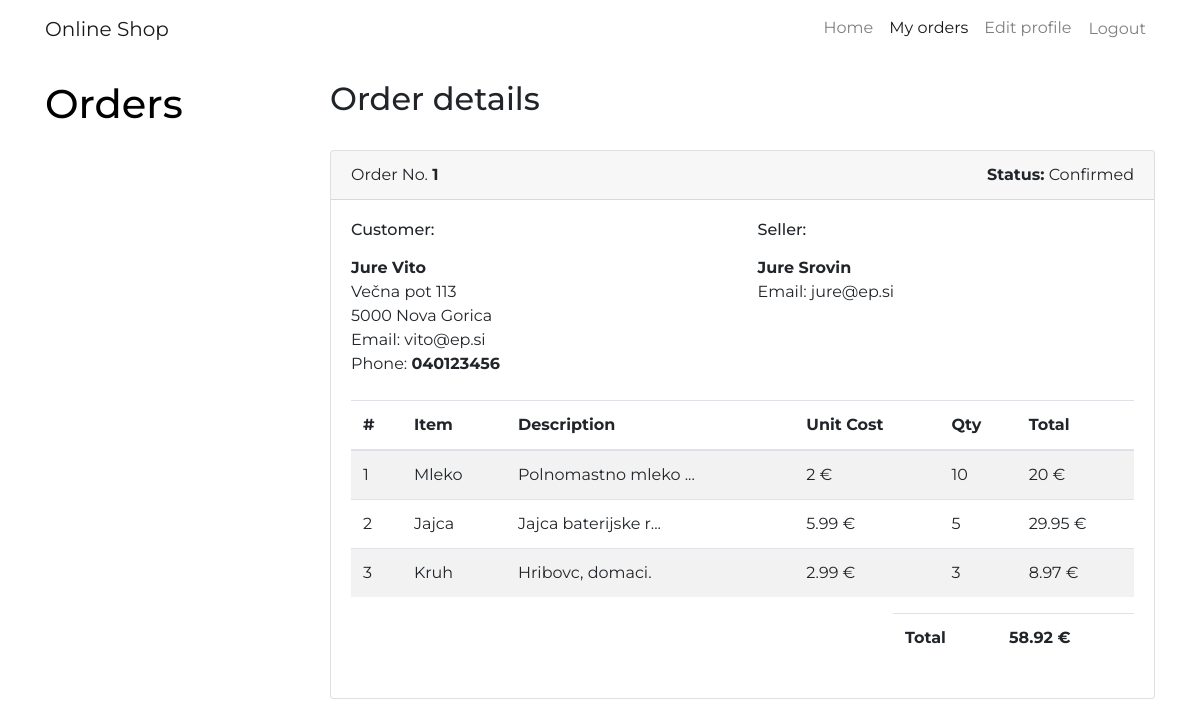
Before: /orders/1 (signed in) with the older database file.
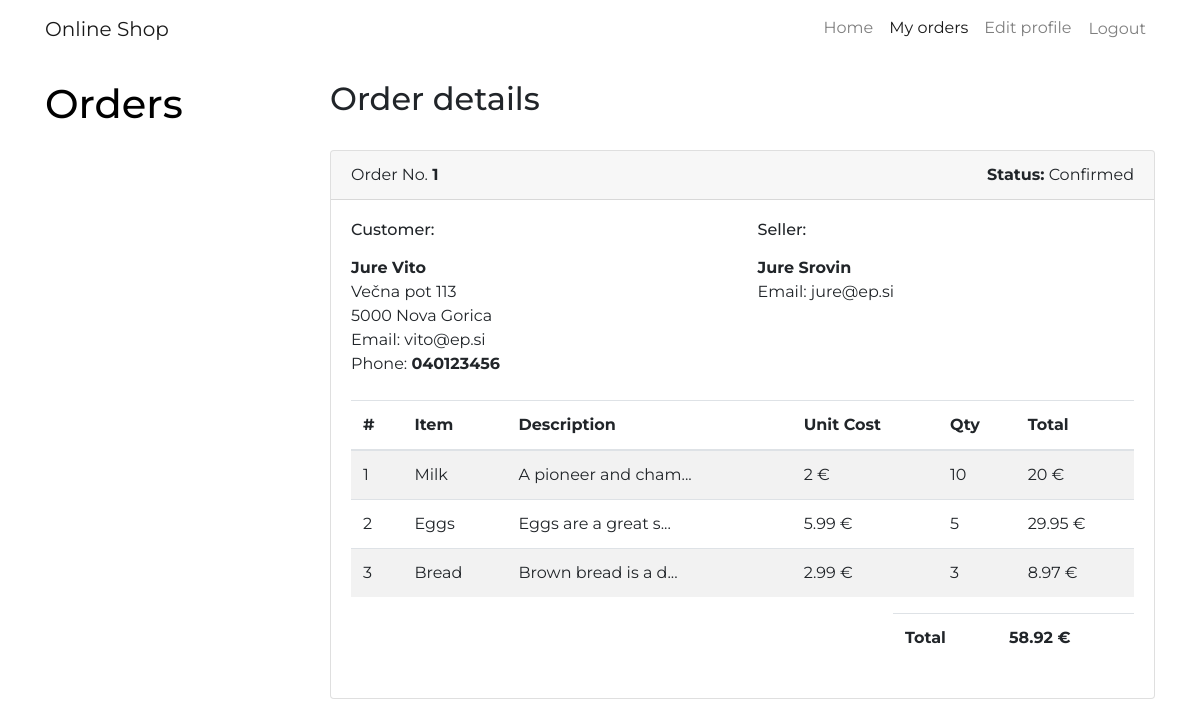
After: the same page with the newer database file.
### tables this page shows
CREATE TABLE `user` (
  `id` int(11) NOT NULL AUTO_INCREMENT,
  `name` varchar(100) NOT NULL,
  `lastName` varchar(100) NOT NULL,
  `email` varchar(255) NOT NULL,
  `password` varchar(255) NOT NULL,
  `type` smallint NOT NULL default 2,
  `address` varchar(255),
  `zipcode_id` int(11),
  `phone` varchar(100),
  `activated` boolean NOT NULL default 0,
  PRIMARY KEY (`id`),
  CONSTRAINT `FK_zipcode_id` FOREIGN KEY (`zipcode_id`) REFERENCES `post_office`(`id`)
);

CREATE TABLE `post_office` (
  `id` int(11) NOT NULL AUTO_INCREMENT,
  `zipcode` varchar(45) NOT NULL,
  PRIMARY KEY (`id`)
);

CREATE TABLE `order_product` (
  `id_order` int(11) NOT NULL,
  `id_product` int(11) NOT NULL,
  `amount` int(11) NOT NULL,
  PRIMARY KEY (`id_product`, `id_order`),
  CONSTRAINT `FK_oa_order` FOREIGN KEY(`id_order`) REFERENCES `shop_order`(`id`)
    ON DELETE CASCADE
    ON UPDATE NO ACTION
);

CREATE TABLE `product` (
  `id` int(11) NOT NULL AUTO_INCREMENT,
  `title` varchar(255) NOT NULL,
  `description` text NOT NULL,
  `price` float NOT NULL,
  `activated` boolean NOT NULL,
  PRIMARY KEY (`id`)
);

### app_server/views/order-detail.php (the view, shortened to what the rows shown need)
<?php if($_SESSION["type"] != 0 ) { ?>
   <!DOCTYPE html>
   <html>
       <head>
           <link rel="stylesheet" href="https://use.fontawesome.com/releases/v5.6.3/css/all.css">
           <link rel ="stylesheet" type="text/css" href="<?= CSS_URL . "shop-homepage.css" ?>">
           <link rel ="stylesheet" type="text/css" href="<?= CSS_URL . "bootstrap4-retro.min.css" ?>">
       <head>
       <body>
           <nav class="navbar navbar-expand-sm navbar-light fixed-top" style="background-color: #ffffff;">
             <div class="container">
               <a class="navbar-brand" href="<?= BASE_URL . "products" ?>">Online Shop</a>
               <div class="collapse navbar-collapse" id="navbarResponsive">
                <ul class="navbar-nav ml-auto">
                   <li class="nav-item">
                     <a class="nav-link" href="<?= BASE_URL . "products" ?>">Home
                     </a>
                   </li>
                   <?php if(!isset($_SESSION["loggedin"])) { ?>
                       <li class="nav-item">
                         <a class="nav-link" href="<?= BASE_URL . "registration" ?>">Register</a>
                       </li>
                       <li class="nav-item">
                         <a class="nav-link" href="<?= BASE_URL . "login" ?>">Login</a>
                       </li>
                       <li class="nav-item">
                         <a class="nav-link" href="<?= BASE_URL . "certificate" ?>">Admins/Sellers</a>
                       </li>
                   <?php } else {
                       if($_SESSION["type"] == 1) { ?>
                           <li class="nav-item">
                              <a class="nav-link" href="<?= BASE_URL . "products/add" ?>">Add products</a>
                           </li>
                           <li class="nav-item">
                              <a class="nav-link" href="<?= BASE_URL . "users" ?>">Customers</a>
                           </li>
                           <li class="nav-item">
                              <a class="nav-link active" href="<?= BASE_URL . "orders" ?>">Orders</a>
                           </li>
                       <?php } else if ($_SESSION["type"] == 0) { ?>
                           <li class="nav-item">
                              <a class="nav-link" href="<?= BASE_URL . "users" ?>">Sellers</a>
                           </li>
                        <?php } else if ($_SESSION["type"] == 2 ){ ?>
                           <li class="nav-item">
                              <a class="nav-link active" href="<?= BASE_URL . "orders" ?>">My orders</a>
                           </li>
                        <?php } ?>
                           <li class="nav-item">
                              <a class="nav-link" href="<?= BASE_URL . "profile/" . $_SESSION["id"] ?>">Edit profile</a>
                           </li>
                           <li class="nav-item">
                              <a class="nav-link btn btn-logout" href="<?= BASE_URL . "logout" ?>">Logout</a>
                           </li>
                   <?php } ?>
                </ul>
               </div>
             </div>
           </nav>
           <div class="container">
             <div class="row">
               <div class="col-lg-3">
                  <?php if ($_SESSION["type"] != 0) { ?>
                     <a href="<?= BASE_URL . "orders/" ?>" style="color: black;">
                        <h1 class="my-4">Orders</h1>
                     </a>
                 <?php } ?>
               </div>
               <?php
                   $customer = UsersController::getUserDetails($id_user);
                   if ($id_seller != 0) {
                       $seller = UsersController::getUserDetails($id_seller);
                   }
                   $post = PostController::get($customer["zipcode_id"]);
                   $order_products = OrderProductsController::getOrderProductsById($id);
               ?>
               <div class="col-lg-9">
                  <div class="wrapper">
                     <br>
                       <h2>Order details</h2>
                     <br>
                       <div class="card">
                     <div class="card-header">
                     Order No.
                     <strong><?= $id ?></strong>
                       <span class="float-right"> <strong>Status:</strong>
                          <?php if ($status == 0) { ?> Confirmed
                          <?php } else if ($status == 1) { ?> Pending
                          <?php } else if ($status == 2) { ?> Declined
                                      <?php } ?>
                       </span>
                     </div>
                     <div class="card-body">
                     <div class="row mb-4">
                     <div class="col-sm-6">
                     <h6 class="mb-3">Customer:</h6>
                     <div>
                     <strong><?= $customer["name"] ?> <?= $customer["lastName"] ?></strong>
                     </div>
                     <div><?= $customer["address"] ?></div>
                     <div><?= $post["zipcode"] ?></div>
                     <div>Email: <?= $customer["email"]?></div>
                     <div>Phone: <b><?= $customer["phone"]?></b></div>
                     </div>
                     <div class="col-sm-6">
                     <h6 class="mb-3">Seller:</h6>
                     <div>
                     <strong><?= $seller["name"] ?> <?= $seller["lastName"] ?></strong>
                     <div>Email: <?= $seller["email"]?></div>
                     </div>
                     </div>
                     </div>
                     <div class="table-responsive-sm">
                     <table class="table table-striped">
                     <thead>
                     <tr>
                     <th class="center">#</th>
                     <th>Item</th>
                     <th>Description</th>
                     <th class="right">Unit Cost</th>
                       <th class="center">Qty</th>
                     <th class="right">Total</th>
                     </tr>
                     </thead>
                     <tbody>
                        <?php
                        $total = 0;
                        $i = 0;
                        foreach ($order_products as $order_product):
                            $product = ProductsController::getProductDetails($order_product["id_product"]);
                            $total += $order_product["amount"] * $product["price"];
                            $i ++;
                             ?>
                              <tr>
                                 <td class="center"><?= $i ?></td>
                                 <td class="left strong"><?= $product["title"] ?></td>
                                 <?php if (strlen($product["description"]) < 18) { ?>
                                    <td class="left"><?= $product["description"] ?></td>
                                 <?php } else {
                                    $description_cut = substr($product["description"], 0, 18);
                                    $description_cut .= "...";
                                    ?>
                                    <td class="left"><?= $description_cut ?></td>
                                 <?php } ?>
                                 <td class="right"><?= $product["price"] ?> €</td>
                                   <td class="center"><?= $order_product["amount"] ?></td>
                                 <td class="right"><?= $order_product["amount"] * $product["price"]; ?> €</td>
                              </tr>
                        <?php endforeach;    ?>
                     </tbody>
                     </table>
                     </div>
                     <div class="row">
                     <div class="col-lg-4 col-sm-5">
                     </div>
                     <div class="col-lg-4 col-sm-5 ml-auto">
                     <table class="table table-clear">
                     <tbody>
                        <tr>
                           <td class="left">
                              <strong>Total</strong>
                           </td>
                           <td class="right">
                              <strong><?= number_format($total, 2) ?> €</strong>
                           </td>
                        </tr>
                     </tbody>
                     </table>
                     </div>
                     </div>
                     </div>
                     </div>
                  </div>
                  <br>
               </div>
             </div>
           </div>
           <br>
       </body>
   </html>
<?php } ?>

### index.php (shortened to what the rows shown need)
<?php
    require_once("app_server/controllers/ProductsController.php");
    require_once("app_server/controllers/UsersController.php");
    require_once("app_server/controllers/OrderProductsController.php");
    require_once("app_server/controllers/PostController.php");
    require_once("app_server/controllers/ProductRateController.php");
    $path = isset($_SERVER["PATH_INFO"]) ? trim($_SERVER["PATH_INFO"], "/") : "";
    $urls = [
        "/^products$/" => function ($method) {
            ProductsController::index();
        },
        "/^products\/(\d+)$/" => function ($method, $id) {
            ProductsController::get($id);
        },
        "/^products\/(\d+)\/images$/" => function ($method, $id) {
            ImagesController::index($id);
        },
        "/^products\/add$/" => function ($method) {
            if ($method == "POST") {
                ProductsController::add();
            } else {
                ProductsController::addForm();
            }
        },
        "/^products\/edit\/(\d+)$/" => function ($method, $id) {
            if ($method == "POST") {
                ProductsController::edit($id);
            } else {
                ProductsController::editForm($id);
            }
        },
        "/^products\/delete\/(\d+)$/" => function ($method, $id) {
            if ($method == "POST") {
                ProductsController::delete($id);
            }
        },
        "/^$/" => function () {
            ViewHelper::redirect(BASE_URL . "products");
        },
        "/^logout$/" => function ($method) {
            LogoutController::logout();
        },
        "/^login$/" => function ($method) {
            LoginController::index();
        },
        "/^registration$/" => function ($method) {
            RegistrationController::indexReg();
        },
        "/^certificate$/" => function ($method) {
            LoginController::certificateAuth();
        },
        "/^profile\/(\d+)$/" => function ($method, $id) {
            if ($method == "POST") {
                UsersController::editProfile($id);
            } else {
                UsersController::editProfileForm($id);
            }
        },
        "/^users$/" => function ($method) {
            UsersController::index();
        },
        "/^users\/(\d+)$/" => function ($method, $id) {
            UsersController::get($id);
        },
        "/^users\/add$/" => function ($method) {
            if ($method == "POST") {
                UsersController::add();
            } else {
                UsersController::addForm();
            }
        },
        "/^users\/edit\/(\d+)$/" => function ($method, $id) {
            if ($method == "POST") {
                UsersController::edit($id);
            } else {
                UsersController::editForm($id);
            }
        },
        "/^users\/delete\/(\d+)$/" => function ($method, $id) {
            if ($method == "POST") {
                UsersController::delete($id);
            }
        },
        "/^orders\/edit\/(\d+)$/" => function ($method, $id) {
            if ($method == "POST") {
                OrdersController::edit($id);
            }
        },
        "/^orders\/delete\/(\d+)$/" => function ($method, $id) {
            OrdersController::delete($id);
        },
        "/^orders\/submit$/" => function ($method) {
            OrdersController::orderSubmit();
        },
        "/^orders\/confirmation$/" => function ($method) {
            OrdersController::orderConfirmation();
        },
        "/^orders$/" => function ($method) {
            OrdersController::index();
        },
        "/^orders\/(\d+)$/" => function ($method, $id) {
            OrdersController::get($id);
        },
        "/^api\/products\/(\d+)$/" => function ($method, $id) {
            switch ($method) {
                case "DELETE":
                    ProductsControllerREST::delete($id);
                    break;
                case "PUT":
                    ProductsControllerREST::edit($id);
                    break;
                default:
                    ProductsControllerREST::get($id);
                    break;
            }
        },
        "/^api\/products$/" => function ($method) {
            switch ($method) {
                case "POST":
                    ProductsControllerREST::add();
                    break;
                default:
                    ProductsControllerREST::index();
                    break;
            }
        },
        "/^api\/users\/(\d+)$/" => function ($method, $id) {
            switch ($method) {
               case "PUT":
                   UsersControllerREST::edit($id);
                   break;
               case "DELETE":
                   UsersControllerREST::delete($id);
                   break;
               default:
                   UsersControllerREST::getUserDetails($id);
                   break;
            }
        },
        "/^api\/users$/" => function ($method) {
            switch ($method) {
               case "POST":
                   UsersControllerREST::add();
                   break;
               default:
                   UsersControllerREST::index();
                   break;
            }
        },
        "/^api\/login$/" => function ($method) {
            switch ($method) {
                case "POST":
                    AndroidREST::login();
                    break;
                default:
                    AndroidREST::login();
                    break;
            }
        },
    ];
    foreach ($urls as $pattern => $controller) {
        if (preg_match($pattern, $path, $params)) {
            try {
                $params[0] = $_SERVER["REQUEST_METHOD"];
                $controller(...$params);
            } catch (InvalidArgumentException $e) {
                ViewHelper::error404();
            } catch (Exception $e) {
                ViewHelper::displayError($e, true);
            }
            exit();
        }
    }
?>

Changed rows visible on the page:
changed through a linked row, order_product: id_product.title "Mleko" → "Milk"; id_product.description "Polnomastno mleko ..." → "A pioneer and cham..."
changed through a linked row, order_product: id_product.title "Jajca" → "Eggs"; id_product.description "Jajca baterijske r..." → "Eggs are a great s..."
changed through a linked row, order_product: id_product.title "Kruh" → "Bread"
Other visible differences:
list line gone: "Hribovc, domaci."
new list line: "Brown bread is a d..."
